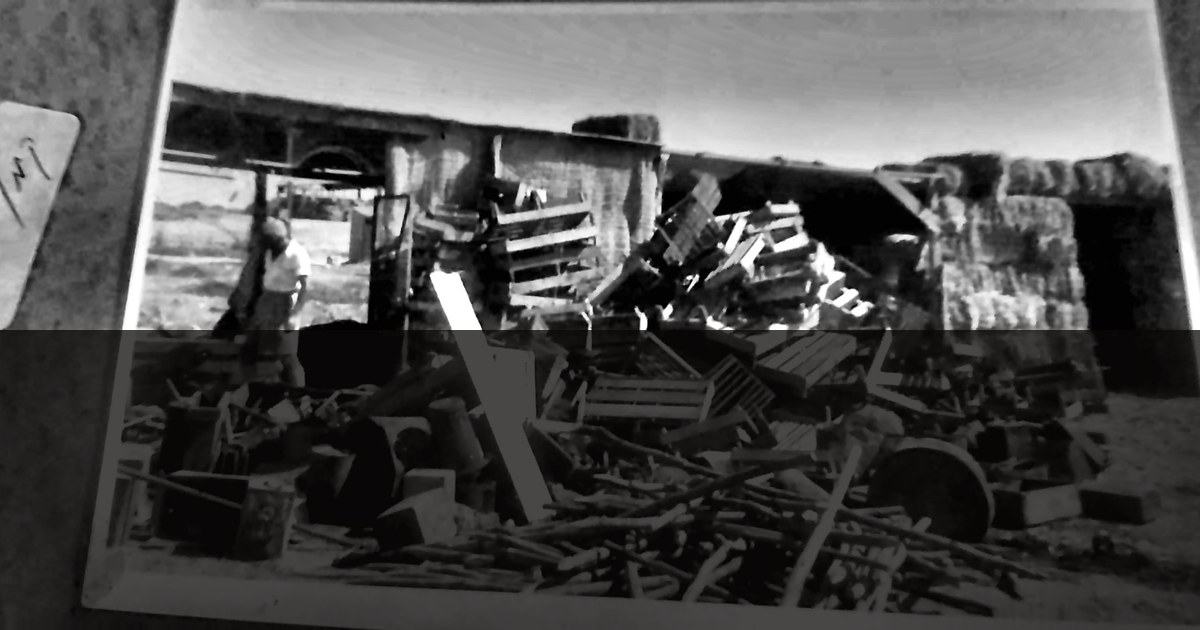
#> input picture og.jpg, 1200 x 630 px, given in place of 27.jpg, which was not available
$ python people.py
#> lines starting #> are read from the running program, lines starting #| are printed output that depends on the picture; after the words box and inside, x2 and y2 are one past the last pixel; in counts of white or black regions, pixels touching at a corner belong together; pictures that were not available may be replaced by others from this repository, and a replacement may not be noted
### scripts/restore2.py
#!/usr/bin/env python3
"""Restoration v2 - built for clarity rather than for smoothness.

v1 denoised hard and then sharpened, which cost real detail. v2 keeps the grain,
separates the image into a large-scale (lighting) and small-scale (detail) layer,
flattens only the first and boosts only the second.
"""
import cv2, numpy as np, os, glob, sys

IN = '/sessions/happy-zealous-feynman/mnt/outputs/01b_tight/'
OUT = '/sessions/happy-zealous-feynman/mnt/outputs/04_clear/'
ROT = {14: 90, 18: 270, 20: 90, 23: 270, 29: 270, 33: 90, 34: 270,
       39: 90, 42: 90, 43: 270, 44: 90, 47: 90}
PHOTOS = [8, 11, 12, 13, 14, 16, 18, 19, 20, 21, 23, 26, 27, 28, 29, 31,
          33, 34, 35, 36, 37, 39, 42, 43, 44, 45, 47]


def flatten(g, div=10.0):
    bg = cv2.GaussianBlur(g.astype(np.float32), (0, 0), max(g.shape) / div)
    out = g.astype(np.float32) / np.maximum(bg, 1) * float(bg.mean())
    return np.clip(out, 0, 255).astype(np.uint8)


def levels(g, lo=0.4, hi=99.6, gamma=1.0):
    a, b = np.percentile(g, [lo, hi])
    if b - a < 8:
        return g
    x = np.clip((g.astype(np.float32) - a) / (b - a), 0, 1)
    if gamma != 1.0:
        x = x ** gamma
    return (x * 255).astype(np.uint8)


def local_contrast(g, radius, amount):
    """Large-radius unsharp = local contrast / 'clarity', not edge sharpening."""
    b = cv2.GaussianBlur(g.astype(np.float32), (0, 0), radius)
    out = g.astype(np.float32) + (g.astype(np.float32) - b) * amount
    return np.clip(out, 0, 255).astype(np.uint8)


def edge_sharpen(g, radius=1.1, amount=0.9, threshold=3):
    """Unsharp that leaves flat areas alone, so grain is not amplified into mush."""
    b = cv2.GaussianBlur(g.astype(np.float32), (0, 0), radius)
    hi = g.astype(np.float32) - b
    mask = (np.abs(hi) > threshold).astype(np.float32)
    mask = cv2.GaussianBlur(mask, (0, 0), 1.0)
    return np.clip(g.astype(np.float32) + hi * amount * mask, 0, 255).astype(np.uint8)


def despeck(g, thr=30):
    med = cv2.medianBlur(g, 5)
    d = cv2.absdiff(g, med)
    m = (d > thr).astype(np.uint8) * 255
    n, lab, st, _ = cv2.connectedComponentsWithStats(m, 8)
    keep = np.zeros_like(m)
    lim = max(6, int(g.size * 8e-6))
    for i in range(1, n):
        if st[i, cv2.CC_STAT_AREA] <= lim:
            keep[lab == i] = 255
    if keep.sum() == 0:
        return g
    return cv2.inpaint(g, cv2.dilate(keep, np.ones((3, 3), np.uint8), 1), 3, cv2.INPAINT_TELEA)


def clarify(img, scale=2, strong=False):
    g = cv2.cvtColor(img, cv2.COLOR_BGR2GRAY) if img.ndim == 3 else img
    g = flatten(g)
    g = levels(g, 0.4, 99.6, 0.96)
    # gentle edge-preserving smoothing instead of heavy NLM
    g = cv2.bilateralFilter(g, 7, 26, 7)
    g = despeck(g)
    g = local_contrast(g, radius=max(g.shape) / 26.0, amount=0.42 if not strong else 0.58)
    g = cv2.createCLAHE(clipLimit=1.25, tileGridSize=(10, 10)).apply(g)
    if scale != 1:
        g = cv2.resize(g, None, fx=scale, fy=scale, interpolation=cv2.INTER_LANCZOS4)
    g = edge_sharpen(g, radius=1.05 * (scale / 2 + .5), amount=1.0 if strong else 0.8, threshold=3)
    g = levels(g, 0.15, 99.85)
    return g


# [11 lines left out: function main, not called in this run]


# [2 lines that do not run on import are left out]

### scripts/people.py
#!/usr/bin/env python3
"""Cut every human figure out of the Ruhama board photographs and enlarge it.

The board is a record of wrecked property, so people are rare - these are all of them.
Each crop is re-restored at 4x from the tight crop rather than upscaled from the
already-processed file, so no detail is lost twice.
"""
import cv2, numpy as np, os, sys
sys.path.insert(0, os.path.dirname(os.path.abspath(__file__)))
from restore2 import clarify, ROT

IN = '/sessions/happy-zealous-feynman/mnt/outputs/01b_tight/'
OUT = '/sessions/happy-zealous-feynman/mnt/outputs/05_people/'

# key: output name -> (source id, crop as fractions of the ROTATED clear image)
CROPS = {
 'p1_woman_at_the_sign':      (27, (0.56, 0.04, 0.95, 0.94)),
 'p2_the_warning_sign':       (27, (0.04, 0.10, 0.68, 0.78)),
 'p3_woman_in_the_kitchen':   (34, (0.00, 0.00, 0.46, 0.34)),
 'p4_second_figure_kitchen':  (34, (0.78, 0.02, 1.00, 0.34)),
 'p5_carrying_it_out':        (28, (0.28, 0.38, 1.00, 1.00)),
 'p6_hands_and_the_basket':   (28, (0.55, 0.60, 1.00, 1.00)),
 'p7_man_in_the_yard':        (45, (0.10, 0.18, 0.36, 0.78)),
 'p8_the_yard_around_him':    (45, (0.05, 0.10, 0.60, 0.95)),
 'p9_blackboard_graffiti':    (29, (0.05, 0.10, 0.95, 0.80)),
}


def main():
    os.makedirs(OUT, exist_ok=True)
    cache = {}
    for name, (sid, r) in CROPS.items():
        if sid not in cache:
            img = cv2.imread(f'{IN}{sid:02d}.jpg')
#> img is the input picture: shape (630, 1200, 3); mean B, G, R 78.9, 79.7, 80.2
            g = cv2.cvtColor(img, cv2.COLOR_BGR2GRAY)
            if sid in ROT:
                g = np.rot90(g, -ROT[sid] // 90).copy()
            cache[sid] = g
        g = cache[sid]
        H, W = g.shape
#> H = 630; W = 1200
        x0, y0, x1, y1 = int(r[0] * W), int(r[1] * H), int(r[2] * W), int(r[3] * H)
#> x0 = 672; y0 = 25; x1 = 1140; y1 = 592
        crop = g[y0:y1, x0:x1]
        # enlarge more for smaller crops, capped so we never invent resolution
        scale = 4 if max(crop.shape) < 900 else 3
#> scale = 4
        out = clarify(crop, scale=scale, strong=True)
#> in flatten, `bg = cv2.GaussianBlur(g.astype(np.float32), (0, 0), max(g.shape) / div)`:
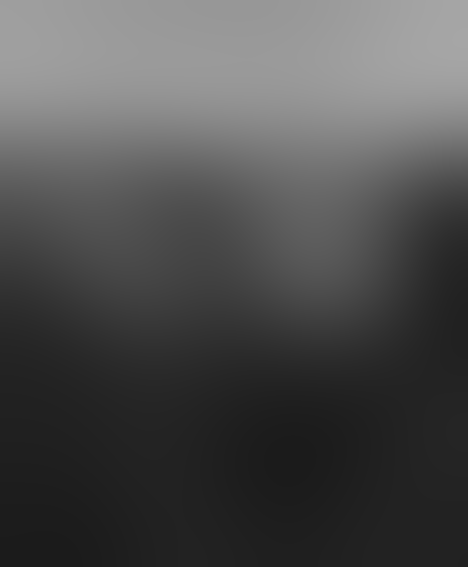
#> bg: shape (567, 468) float32; min 27.33, max 166.2, mean 78.4
#> in flatten, `out = g.astype(np.float32) / np.maximum(bg, 1) * float(bg.mean())`:
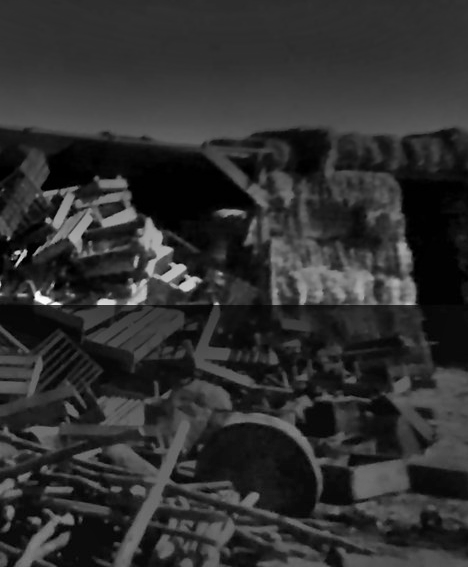
#> out: shape (567, 468) float32; min 0, max 400.7, mean 75.1; drawn with min black and max white
#> in flatten, `return np.clip(out, 0, 255).astype(np.uint8)`:
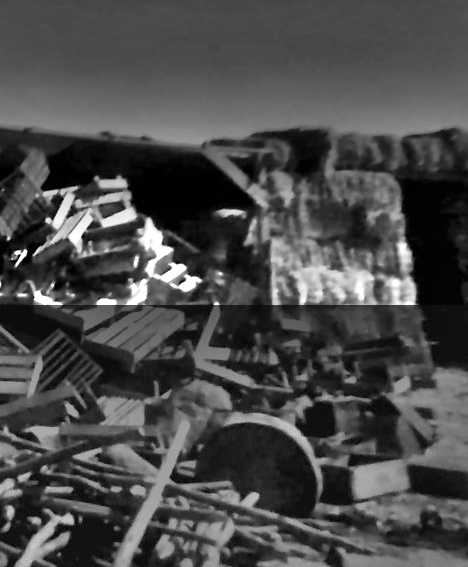
#> returned value: shape (567, 468); min 0, max 255, mean 74.4
#> in levels, `a, b = np.percentile(g, [lo, hi])`: a = 1; b = 255
#> in despeck, `m = (d > thr).astype(np.uint8) * 255`:
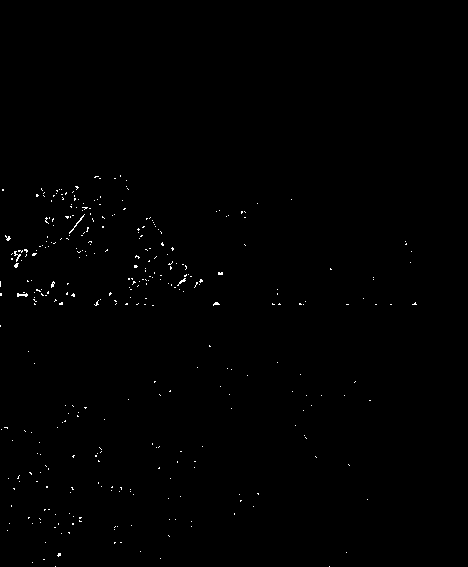
#> m: shape (567, 468); 0.39% white in thin lines or dots, all inside (x1, y1, x2, y2) = (0, 175, 417, 567)
#> in despeck, `n, lab, st, _ = cv2.connectedComponentsWithStats(m, 8)`: lab: shape (567, 468) int32; 341 distinct labels, from 0 to 340
#> in despeck, `n, lab, st, _ = cv2.connectedComponentsWithStats(m, 8)`: n = 341; st = 341 rows, first 6: [0, 0, 468, 567, 264325], [120, 175, 1, 2, 2], [94, 176, 5, 2, 6], [99, 178, 2, 1, 2], [114, 178, 2, 1, 2], [126, 180, 1, 1, 1]
#> after the loop in despeck, `for i in range(1, n):`: keep: shape (567, 468); 0.24% white in thin lines or dots, all inside (x1, y1, x2, y2) = (0, 175, 412, 567)
#> in local_contrast, `b = cv2.GaussianBlur(g.astype(np.float32), (0, 0), radius)`:
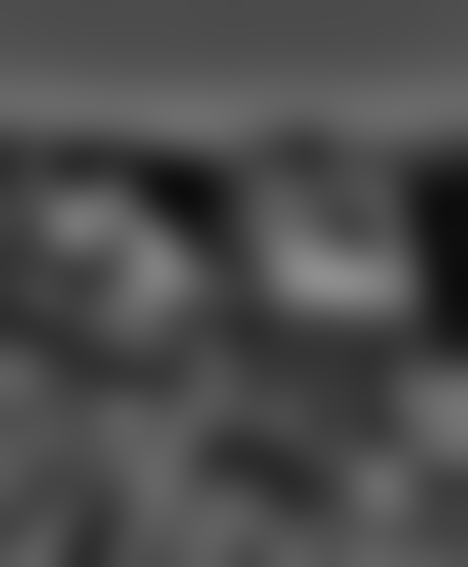
#> b: shape (567, 468) float32; min 12.37, max 142.9, mean 76.2
#> in edge_sharpen, `hi = g.astype(np.float32) - b`:
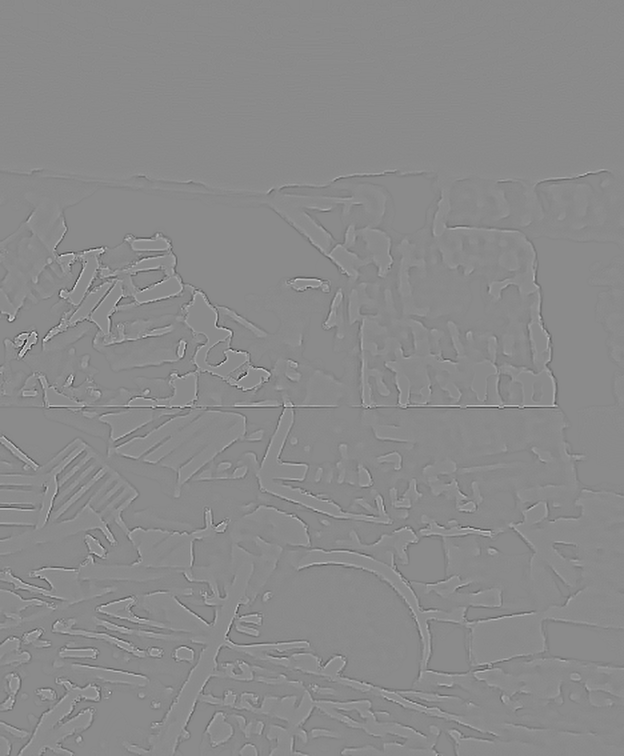
#> hi: shape (2268, 1872) float32 (shown at 1/3 size); min -91.54, max 76.24, mean 0; drawn with min black and max white
#> in edge_sharpen, `mask = (np.abs(hi) > threshold).astype(np.float32)`: mask: shape (2268, 1872) float32; values 0 (black) and 1 (white), 15.6% white; 6139 white regions (4789 under 20 px), largest, box (x1, y1, x2, y2) and area: (0, 625, 1188, 1578) 113682, (1046, 707, 1695, 1242) 29027, (123, 1309, 357, 1702) 24056
#> in edge_sharpen, `mask = cv2.GaussianBlur(mask, (0, 0), 1.0)`:
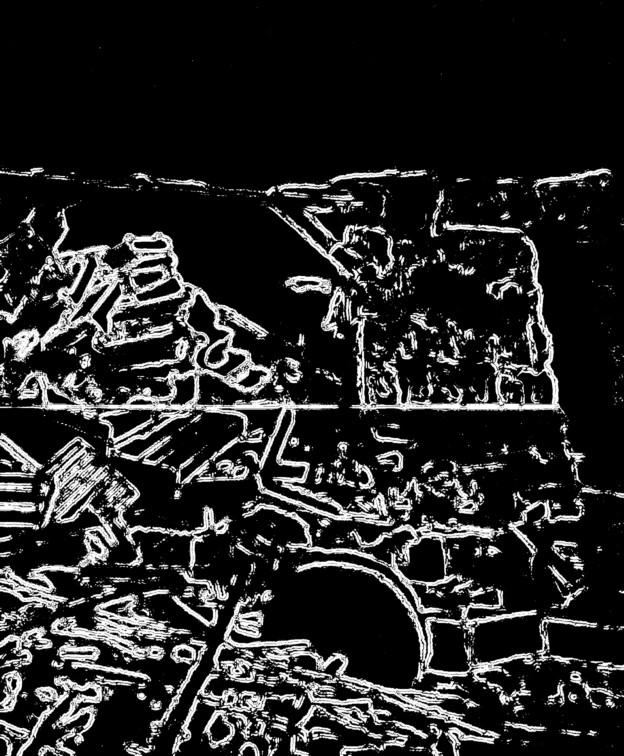
#> mask: shape (2268, 1872) float32 (shown at 1/3 size); min 0, max 1, mean 0.156
        cv2.imwrite(f'{OUT}{name}.jpg', out, [cv2.IMWRITE_JPEG_QUALITY, 96])
        print(f'{name:28s} src {sid:02d}  {out.shape[1]}x{out.shape[0]}')
#| p1_woman_at_the_sign         src 27  1872x2268


if __name__ == '__main__':
#> (the run stopped early here; a loop or call above may not have finished)
